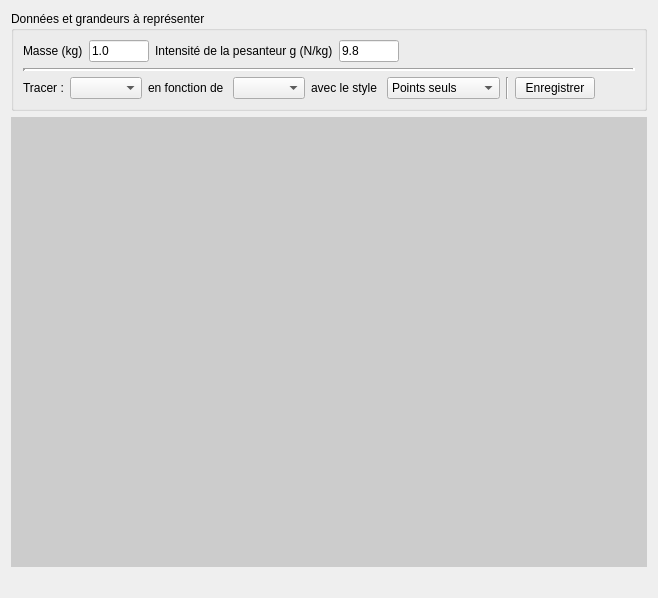
      <widget class="QWidget" name="tab_grapheur">
       <property name="sizePolicy">
        <sizepolicy hsizetype="Preferred" vsizetype="Preferred">
         <horstretch>0</horstretch>
         <verstretch>0</verstretch>
        </sizepolicy>
       </property>
       <attribute name="title">
        <string>Grapheur</string>
       </attribute>
       <layout class="QVBoxLayout" name="verticalLayout_5">
        <item>
         <widget class="QGroupBox" name="groupBox">
          <property name="sizePolicy">
           <sizepolicy hsizetype="Preferred" vsizetype="Fixed">
            <horstretch>0</horstretch>
            <verstretch>0</verstretch>
           </sizepolicy>
          </property>
          <property name="title">
           <string>Données et grandeurs à représenter</string>
          </property>
          <layout class="QVBoxLayout" name="verticalLayout_3">
           <item>
            <layout class="QHBoxLayout" name="horizontalLayout_11">
             <item>
              <widget class="QLabel" name="label_11">
               <property name="text">
                <string>Masse (kg)</string>
               </property>
              </widget>
             </item>
             <item>
              <widget class="QLineEdit" name="lineEdit_m">
               <property name="maximumSize">
                <size>
                 <width>60</width>
                 <height>16777215</height>
                </size>
               </property>
               <property name="text">
                <string>1.0</string>
               </property>
              </widget>
             </item>
             <item>
              <widget class="QLabel" name="label_20">
               <property name="text">
                <string>Intensité de la pesanteur g (N/kg)</string>
               </property>
              </widget>
             </item>
             <item>
              <widget class="QLineEdit" name="lineEdit_g">
               <property name="maximumSize">
                <size>
                 <width>60</width>
                 <height>16777215</height>
                </size>
               </property>
               <property name="text">
                <string>9.8</string>
               </property>
              </widget>
             </item>
             <item>
              <spacer name="horizontalSpacer_14">
               <property name="orientation">
                <enum>Qt::Horizontal</enum>
               </property>
               <property name="sizeHint" stdset="0">
                <size>
                 <width>40</width>
                 <height>20</height>
                </size>
               </property>
              </spacer>
             </item>
            </layout>
           </item>
           <item>
            <widget class="Line" name="line_3">
             <property name="lineWidth">
              <number>3</number>
             </property>
             <property name="orientation">
              <enum>Qt::Horizontal</enum>
             </property>
            </widget>
           </item>
           <item>
            <layout class="QHBoxLayout" name="horizontalLayout_10">
             <item>
              <widget class="QLabel" name="label_10">
               <property name="text">
                <string>Tracer :</string>
               </property>
              </widget>
             </item>
             <item>
              <widget class="QComboBox" name="comboBox_Y"/>
             </item>
             <item>
              <widget class="QLabel" name="label_19">
               <property name="text">
                <string>en fonction de </string>
               </property>
              </widget>
             </item>
             <item>
              <widget class="QComboBox" name="comboBox_X"/>
             </item>
             <item>
              <widget class="QLabel" name="label_22">
               <property name="text">
                <string>avec le style </string>
               </property>
              </widget>
             </item>
             <item>
              <widget class="QComboBox" name="comboBox_style">
               <item>
                <property name="text">
                 <string>Points seuls</string>
                </property>
                <property name="icon">
                 <iconset resource="icon.qrc">
                  <normaloff>:/data/icones/dots.svg</normaloff>:/data/icones/dots.svg</iconset>
                </property>
               </item>
               <item>
                <property name="text">
                 <string>Points et lignes</string>
                </property>
                <property name="icon">
                 <iconset resource="icon.qrc">
                  <normaloff>:/data/icones/dots+lines.svg</normaloff>:/data/icones/dots+lines.svg</iconset>
                </property>
               </item>
               <item>
                <property name="text">
                 <string>Lignes seules</string>
                </property>
                <property name="icon">
                 <iconset resource="icon.qrc">
                  <normaloff>:/data/icones/lines.svg</normaloff>:/data/icones/lines.svg</iconset>
                </property>
               </item>
              </widget>
             </item>
             <item>
              <widget class="Line" name="line_9">
               <property name="orientation">
                <enum>Qt::Vertical</enum>
               </property>
              </widget>
             </item>
             <item>
              <widget class="QPushButton" name="pushButton_save_plot">
               <property name="focusPolicy">
                <enum>Qt::NoFocus</enum>
               </property>
               <property name="toolTip">
                <string>Enregistrer comme image</string>
               </property>
               <property name="text">
                <string>Enregistrer</string>
               </property>
               <property name="icon">
                <iconset resource="icon.qrc">
                 <normaloff>:/data/icones/folder-pictures.svg</normaloff>:/data/icones/folder-pictures.svg</iconset>
               </property>
              </widget>
             </item>
             <item>
              <spacer name="horizontalSpacer_10">
               <property name="orientation">
                <enum>Qt::Horizontal</enum>
               </property>
               <property name="sizeHint" stdset="0">
                <size>
                 <width>40</width>
                 <height>20</height>
                </size>
               </property>
              </spacer>
             </item>
            </layout>
           </item>
          </layout>
         </widget>
        </item>
        <item>
         <widget class="QLabel" name="widget_graph">
          <property name="minimumSize">
           <size>
            <width>600</width>
            <height>450</height>
           </size>
          </property>
          <property name="styleSheet">
           <string notr="true">background-color:#CCC</string>
          </property>
          <property name="text">
           <string/>
          </property>
         </widget>
        </item>
        <item>
         <spacer name="verticalSpacer_7">
          <property name="orientation">
           <enum>Qt::Vertical</enum>
          </property>
          <property name="sizeType">
           <enum>QSizePolicy::Fixed</enum>
          </property>
          <property name="sizeHint" stdset="0">
           <size>
            <width>20</width>
            <height>20</height>
           </size>
          </property>
         </spacer>
        </item>
       </layout>
      </widget>
